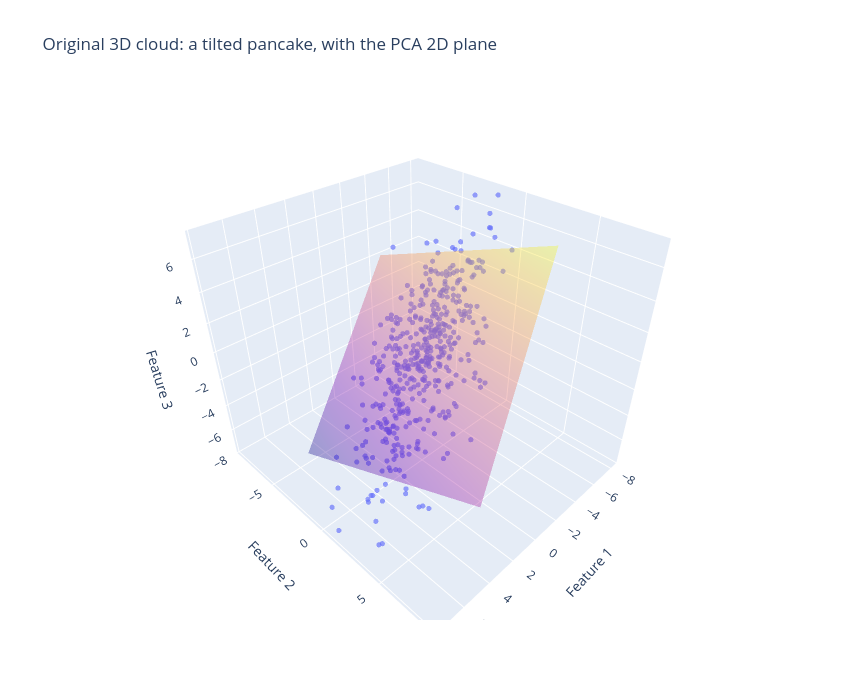

This figure's notebook cell:
### Markdown cell above
## Create a Tilted 3D Pancake

We create 3D data where two directions have high variance and one direction has low variance.

That means the cloud is almost flat, but tilted in 3D space.

### Code cell
import plotly.graph_objects as go
from sklearn.decomposition import PCA

def rotation_matrix_3d(alpha, beta, gamma):
    """Create a 3D rotation matrix from three angles in radians."""
    Rx = np.array([
        [1, 0, 0],
        [0, np.cos(alpha), -np.sin(alpha)],
        [0, np.sin(alpha),  np.cos(alpha)]
    ])

    Ry = np.array([
        [ np.cos(beta), 0, np.sin(beta)],
        [0, 1, 0],
        [-np.sin(beta), 0, np.cos(beta)]
    ])

    Rz = np.array([
        [np.cos(gamma), -np.sin(gamma), 0],
        [np.sin(gamma),  np.cos(gamma), 0],
        [0, 0, 1]
    ])

    return Rz @ Ry @ Rx


def make_3d_pancake(n_points=450, random_state=7):
    rng = np.random.default_rng(random_state)

    X3 = rng.normal(size=(n_points, 3))

    # Strong spread in two dimensions, weak spread in the third
    X3[:, 0] *= 4.0
    X3[:, 1] *= 2.0
    X3[:, 2] *= 0.35

    # Tilt the pancake in 3D
    R = rotation_matrix_3d(
        alpha=np.deg2rad(25),
        beta=np.deg2rad(40),
        gamma=np.deg2rad(20)
    )

    X3 = X3 @ R.T

    # Center the data around zero
    X3 = X3 - X3.mean(axis=0)

    return X3


X3 = make_3d_pancake()

# Fit PCA with 2 components.
# These two components define the best 2D plane through the 3D cloud.
pca_2d = PCA(n_components=2)
pca_2d.fit(X3)

mean_point = X3.mean(axis=0)
pc1 = pca_2d.components_[0]
pc2 = pca_2d.components_[1]

# Create a rectangular grid in the PCA plane
plane_size = 7

u = np.linspace(-plane_size, plane_size, 15)
v = np.linspace(-plane_size, plane_size, 15)

U, V = np.meshgrid(u, v)

plane_x = mean_point[0] + U * pc1[0] + V * pc2[0]
plane_y = mean_point[1] + U * pc1[1] + V * pc2[1]
plane_z = mean_point[2] + U * pc1[2] + V * pc2[2]

fig = go.Figure()

# Original 3D points
fig.add_trace(
    go.Scatter3d(
        x=X3[:, 0],
        y=X3[:, 1],
        z=X3[:, 2],
        mode="markers",
        name="Original 3D points",
        marker=dict(
            size=3,
            opacity=0.65
        )
    )
)

# PCA plane
fig.add_trace(
    go.Surface(
        x=plane_x,
        y=plane_y,
        z=plane_z,
        opacity=0.35,
        showscale=False,
        name="PCA plane"
    )
)

fig.update_layout(
    title="Original 3D cloud: a tilted pancake, with the PCA 2D plane",
    scene=dict(
        xaxis_title="Feature 1",
        yaxis_title="Feature 2",
        zaxis_title="Feature 3",
        aspectmode="data"
    ),
    width=850,
    height=700
)

fig.show()

print("Explained variance ratio:")
print(pca_2d.explained_variance_ratio_)
print()
print(f"Total variance kept by PC1 + PC2: {pca_2d.explained_variance_ratio_.sum() * 100:.1f}%")

### Figure 1 — Plotly figure (JSON) as saved in the notebook; plotly's stock layout.template omitted (floating-point values rounded to 4 significant figures; data arrays with more than 128 entries replaced by an {"elided": "..."} marker saying what was removed)
{"data": [{"marker": {"opacity": 0.65, "size": 3}, "mode": "markers", "name": "Original 3D points", "type": "scatter3d", "x": {"elided": "450 float values"}, "y": {"elided": "450 float values"}, "z": {"elided": "450 float values"}}, {"name": "PCA plane", "opacity": 0.35, "showscale": false, "type": "surface", "x": {"elided": "15x15 float values"}, "y": {"elided": "15x15 float values"}, "z": {"elided": "15x15 float values"}}], "layout": {"height": 700, "scene": {"aspectmode": "data", "xaxis": {"title": {"text": "Feature 1"}}, "yaxis": {"title": {"text": "Feature 2"}}, "zaxis": {"title": {"text": "Feature 3"}}}, "title": {"text": "Original 3D cloud: a tilted pancake, with the PCA 2D plane"}, "width": 850}}
